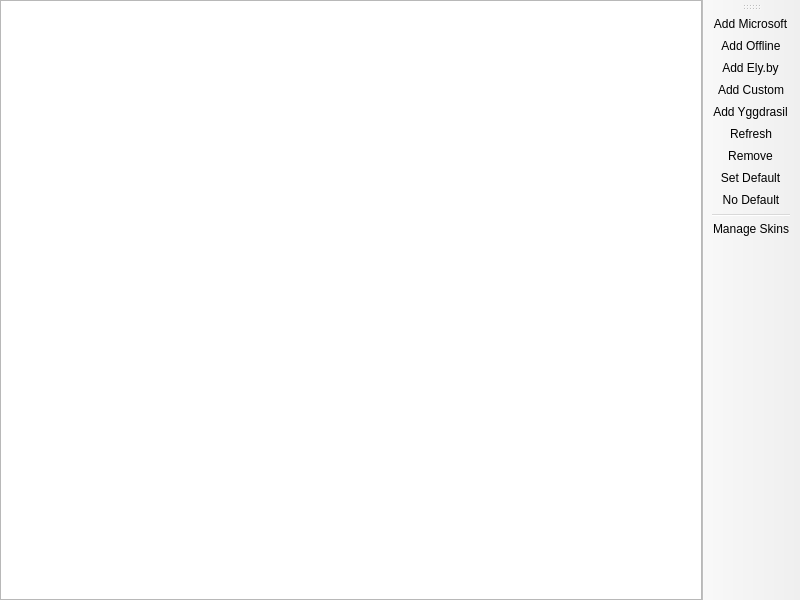
<?xml version="1.0" encoding="UTF-8"?>
<ui version="4.0">
 <class>AccountListPage</class>
 <widget class="QMainWindow" name="AccountListPage">
  <property name="geometry">
   <rect>
    <x>0</x>
    <y>0</y>
    <width>800</width>
    <height>600</height>
   </rect>
  </property>
  <widget class="QWidget" name="centralwidget">
   <layout class="QHBoxLayout" name="horizontalLayout">
    <property name="leftMargin">
     <number>0</number>
    </property>
    <property name="topMargin">
     <number>0</number>
    </property>
    <property name="rightMargin">
     <number>0</number>
    </property>
    <property name="bottomMargin">
     <number>0</number>
    </property>
    <item>
     <widget class="VersionListView" name="listView">
      <property name="alternatingRowColors">
       <bool>true</bool>
      </property>
      <property name="rootIsDecorated">
       <bool>false</bool>
      </property>
      <property name="itemsExpandable">
       <bool>false</bool>
      </property>
      <property name="allColumnsShowFocus">
       <bool>true</bool>
      </property>
      <attribute name="headerStretchLastSection">
       <bool>false</bool>
      </attribute>
     </widget>
    </item>
   </layout>
  </widget>
  <widget class="WideBar" name="toolBar">
   <attribute name="toolBarArea">
    <enum>RightToolBarArea</enum>
   </attribute>
   <attribute name="toolBarBreak">
    <bool>false</bool>
   </attribute>
   <addaction name="actionAddMicrosoft"/>
   <addaction name="actionAddOffline"/>
   <addaction name="actionAddElyby"/>
   <addaction name="actionAddCustom"/>
   <addaction name="actionAddYggdrasil"/>
   <addaction name="actionRefresh"/>
   <addaction name="actionRemove"/>
   <addaction name="actionSetDefault"/>
   <addaction name="actionNoDefault"/>
   <addaction name="separator"/>
   <addaction name="actionManageSkins"/>
  </widget>
  <action name="actionSetDefault">
   <property name="text">
    <string>&amp;Set Default</string>
   </property>
  </action>
  <action name="actionNoDefault">
   <property name="checkable">
    <bool>true</bool>
   </property>
   <property name="text">
    <string>&amp;No Default</string>
   </property>
  </action>
  <action name="actionManageSkins">
   <property name="text">
    <string>&amp;Manage Skins</string>
   </property>
   <property name="toolTip">
    <string>Manage Skins</string>
   </property>
  </action>
  <action name="actionAddMicrosoft">
   <property name="text">
    <string>&amp;Add Microsoft</string>
   </property>
  </action>
  <action name="actionAddOffline">
   <property name="text">
    <string>Add &amp;Offline</string>
   </property>
  </action>
  <action name="actionRefresh">
   <property name="text">
    <string>&amp;Refresh</string>
   </property>
   <property name="toolTip">
    <string>Refresh the account tokens</string>
   </property>
  </action>
  <action name="actionRemove">
   <property name="text">
    <string>Remo&amp;ve</string>
   </property>
  </action>
  <action name="actionAddElyby">
   <property name="text">
    <string>Add Ely.by</string>
   </property>
   <property name="toolTip">
    <string>Add Ely.by account</string>
   </property>
  </action>
  <action name="actionAddCustom">
   <property name="text">
    <string>Add Custom</string>
   </property>
   <property name="toolTip">
    <string>Add custom authentication system account</string>
   </property>
  </action>
  <action name="actionAddYggdrasil">
   <property name="text">
    <string>Add Yggdrasil</string>
   </property>
   <property name="toolTip">
    <string>Add yggdrasil authentication system account</string>
   </property>
  </action>
 </widget>
 <customwidgets>
  <customwidget>
   <class>VersionListView</class>
   <extends>QTreeView</extends>
   <header>ui/widgets/VersionListView.h</header>
  </customwidget>
  <customwidget>
   <class>WideBar</class>
   <extends>QToolBar</extends>
   <header>ui/widgets/WideBar.h</header>
  </customwidget>
 </customwidgets>
 <resources/>
 <connections/>
</ui>
